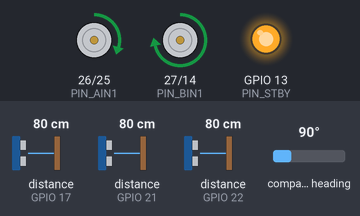
Simulated run of this sketch. Board: ESP32. On the bench: motor-driver pin pairs drawn as motors (green arrow = first pin HIGH = forward, orange = second pin HIGH = backward, longer = more drive, scaled by the enable pin, stopped while the standby pin is LOW), output pins drawn as LEDs (lit = HIGH). Wiring (inferred from the names in the program): 3 × ultrasonic range finder: trigger GPIO 4, echo GPIO 22 / trigger GPIO 5, echo GPIO 21 / trigger GPIO 16, echo GPIO 17; AS5600 angle sensor at I2C address 0x36. Inputs (shaded band) come from the test bench; at power-on: distance to the obstacle (sensors on GPIO 21, GPIO 22, GPIO 17) 80 cm, compass heading 90°. The echo pulse lasts 58.3 µs per cm; pins used as bus, display or sensor lines are not drawn; what the sketch prints to the serial monitor is not drawn.

Above: at 2.7 s.
2.8 s: distance to the obstacle (sensor on GPIO 21) set to 5 cm
4.3 s: distance to the obstacle (sensor on GPIO 21) set to 2 cm
At 4.62 s:
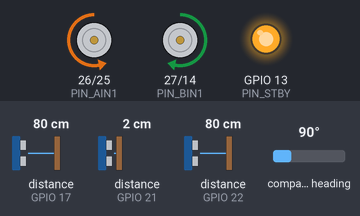
7.3 s: distance to the obstacle (sensor on GPIO 22) set to 34 cm
10.3 s: distance to the obstacle (sensor on GPIO 22) set to 28 cm
At 11.99 s:
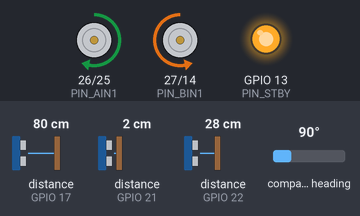
13.3 s: distance to the obstacle (sensor on GPIO 22) set to 35 cm
16.3 s: distance to the obstacle (sensor on GPIO 22) set to 2 cm
At 16.34 s:
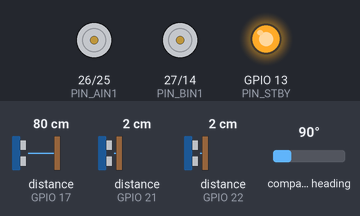
Timing chart, 0 to 20.3 s (numbered marks = the images above; inputs shaded):
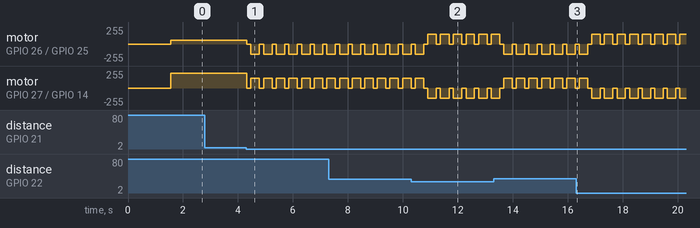

The sketch:

wall_follower_robot_AS5600_with_WebDashboard.ino
```cpp
/*
  ============================================================
  CENTERING WALL-FOLLOWER ROBOT — ESP32 + TB6612FNG
  ============================================================
  Behavior:
   - If a wall is detected on BOTH sides (corridor/maze), the
     robot compares left vs right distance and steers to stay
     centered between them.
   - If only the left wall is detected (open area on the right),
     it falls back to classic single-wall following at a fixed
     distance from the left wall.
   - A front sensor stops/turns the robot at dead ends.

  NEW IN THIS VERSION:
   - The ESP32 hosts its own WiFi network (SoftAP) and a small
     web dashboard showing live robot state, sensor distances,
     and wheel rotation (angle / revolutions / RPM per wheel).
     Connect to the AP below, then browse to the ESP32's IP.
   - Each AS5600 encoder's current position is captured at boot
     and treated as the 0° reference, so "angle" always restarts
     at 0 every time the robot is powered on.
  ============================================================
*/

// ---- TB6612FNG motor driver ----
#define PIN_STBY        13   // Standby (must be HIGH to drive motors)
#define PIN_AIN1        26   // Left motor  direction 1
#define PIN_AIN2        25   // Left motor  direction 2
#define PIN_PWMA        18   // Left motor  PWM
#define PIN_BIN1        27   // Right motor direction 1
#define PIN_BIN2        14   // Right motor direction 2
#define PIN_PWMB        19   // Right motor PWM

// ---- HC-SR04 ultrasonic sensors ----
#define PIN_TRIG_LEFT     4
#define PIN_ECHO_LEFT    22
#define PIN_TRIG_FRONT   5
#define PIN_ECHO_FRONT   21
#define PIN_TRIG_RIGHT   16
#define PIN_ECHO_RIGHT   17

// ---- AS5600 magnetic encoders (wheel odometry) ----
// Both AS5600 chips share the fixed I2C address 0x36, so each one
// gets its own hardware I2C bus (ESP32 has two: Wire and Wire1).
#include <Wire.h>
#define AS5600_ADDR       0x36
#define AS5600_REG_ANGLE  0x0E   // 12-bit filtered angle, 0-4095 counts/rev

#define PIN_ENC_L_SDA     32   // Left wheel encoder  (Wire  / I2C0)
#define PIN_ENC_L_SCL     33
#define PIN_ENC_R_SDA     15   // Right wheel encoder (Wire1 / I2C1)
#define PIN_ENC_R_SCL      0   // strapping pin — pull-up holds it HIGH, matches normal boot state

TwoWire I2C_ENC_R = TwoWire(1); // second hardware I2C peripheral

struct Encoder {
  TwoWire* bus;
  int32_t  lastRaw;     // last raw 0-4095 reading
  int64_t  totalCounts; // cumulative signed count, unwrapped across revolutions
  bool     ok;          // false if last read failed (magnet missing / wiring)
  uint16_t zeroRaw;     // raw angle captured at power-on — the "0 deg" reference
};

Encoder encL = { &Wire,      0, 0, false, 0 };
Encoder encR = { &I2C_ENC_R, 0, 0, false, 0 };

// ---- WiFi + web dashboard ----
#include <WiFi.h>
#include <WebServer.h>

const char* AP_SSID = "WallFollowerRobot";  // network the ESP32 creates
const char* AP_PASS = "robot1234";          // must be 8+ chars for WPA2

WebServer server(80);

// Snapshot of everything the dashboard shows, refreshed every loop() pass.
struct RobotStatus {
  String stateLabel  = "Starting...";
  String stateClass  = "stop";     // css class: center | left | turn | stop
  String mode        = "-";        // CENTERING | LEFT-WALL | OBSTACLE
  float  leftDist    = 0, rightDist = 0, frontDist = 0;
  bool   rightWallPresent = false;
  float  error       = 0;
  int    leftSpeed   = 0, rightSpeed = 0;
  bool   encLOk      = false, encROk = false;
  float  angleL      = 0, angleR = 0;   // degrees, relative to power-on position
  float  revL        = 0, revR   = 0;   // total revolutions since power-on
  float  rpmL        = 0, rpmR   = 0;
};
RobotStatus status;

// ---------------- Tunable parameters ----------------
const float MAX_DISTANCE_CM   = 30.0;  // treat anything beyond this as "no wall"
const float WALL_PRESENT_CM   = 10.0;  // right distance below this => "right wall exists" => centering mode
const float DESIRED_LEFT_CM   = 6.0;  // setpoint used ONLY in single-wall (left) mode
const float FRONT_STOP_CM     = 4.0;  // stop/turn if something this close in front

const int   BASE_SPEED  = 150;   // 0-255 PWM, forward cruising speed
const int   MAX_SPEED   = 220;
const int   MIN_SPEED   = 60;

// PID gains — tune these for your robot/sensors
float Kp = 8.0;
float Ki = 0.0;
float Kd = 1.0;

float integral = 0.0;
float lastError = 0.0;
unsigned long lastTime = 0;

// ---------------- Forward declarations ----------------
void handleRoot();
void handleData();
float encoderAngleDeg(const Encoder &enc);

// Reprints the dashboard address periodically so it doesn't get lost
// under the continuous sensor/encoder debug spam once the robot starts.
unsigned long lastDashboardReminder = 0;
void printDashboardBanner() {
  Serial.println();
  Serial.println("========================================");
  Serial.println("   WALL-FOLLOWER ROBOT — WEB DASHBOARD");
  Serial.println("========================================");
  Serial.print  ("  WiFi network : "); Serial.println(AP_SSID);
  Serial.print  ("  WiFi password: "); Serial.println(AP_PASS);
  Serial.print  ("  Dashboard URL: http://"); Serial.println(WiFi.softAPIP());
  Serial.println("========================================");
  Serial.println();
}

// ---------------- Setup ----------------
void setup() {
  // Bring Serial up first and give the monitor a moment to attach so
  // the WiFi banner below isn't missed.
  Serial.begin(115200);
  delay(1500);

  // ---- STEP 1: connect WiFi FIRST, before anything else starts ----
  Serial.println("Starting WiFi access point...");
  WiFi.mode(WIFI_AP);
  bool apOk = WiFi.softAP(AP_SSID, AP_PASS);

  // softAP() is normally instant, but wait/retry briefly just in case
  // so we never fall through to "robot start" without a valid IP.
  unsigned long apWaitStart = millis();
  while ((!apOk || WiFi.softAPIP() == IPAddress(0, 0, 0, 0)) && millis() - apWaitStart < 5000) {
    delay(200);
    apOk = WiFi.softAP(AP_SSID, AP_PASS);
  }

  server.on("/", handleRoot);
  server.on("/data", handleData);
  server.begin();

  printDashboardBanner();
  lastDashboardReminder = millis();

  // ---- STEP 2: now that WiFi + the dashboard are up, start the robot ----
  Serial.println("WiFi ready — starting robot hardware...");

  pinMode(PIN_TRIG_LEFT, OUTPUT);  pinMode(PIN_ECHO_LEFT, INPUT);
  pinMode(PIN_TRIG_RIGHT, OUTPUT); pinMode(PIN_ECHO_RIGHT, INPUT);
  pinMode(PIN_TRIG_FRONT, OUTPUT); pinMode(PIN_ECHO_FRONT, INPUT);

  pinMode(PIN_STBY, OUTPUT);
  pinMode(PIN_AIN1, OUTPUT); pinMode(PIN_AIN2, OUTPUT); pinMode(PIN_PWMA, OUTPUT);
  pinMode(PIN_BIN1, OUTPUT); pinMode(PIN_BIN2, OUTPUT); pinMode(PIN_PWMB, OUTPUT);

  digitalWrite(PIN_STBY, HIGH); // enable the driver (LOW = low-power standby, motors off)

  Wire.begin(PIN_ENC_L_SDA, PIN_ENC_L_SCL, 400000);
  I2C_ENC_R.begin(PIN_ENC_R_SDA, PIN_ENC_R_SCL, 400000);

  // Prime lastRaw so the first update() doesn't see a huge fake jump,
  // AND capture that same reading as zeroRaw so the wheel's current
  // physical position becomes the 0° reference for THIS power cycle.
  uint16_t r0 = readAS5600Raw(*encL.bus);
  if (r0 != 0xFFFF) { encL.lastRaw = r0; encL.zeroRaw = r0; encL.ok = true; }
  uint16_t r1 = readAS5600Raw(*encR.bus);
  if (r1 != 0xFFFF) { encR.lastRaw = r1; encR.zeroRaw = r1; encR.ok = true; }
  Serial.println("AS5600: wheel angles zeroed at current position (boot reference = 0 deg).");

  lastTime = millis();
}

// ---------------- AS5600 encoder reading ----------------
// Returns raw angle 0-4095, or 0xFFFF on I2C error (no ACK, magnet missing, etc.)
uint16_t readAS5600Raw(TwoWire &bus) {
  bus.beginTransmission(AS5600_ADDR);
  bus.write(AS5600_REG_ANGLE);
  if (bus.endTransmission(false) != 0) return 0xFFFF;
  if (bus.requestFrom((int)AS5600_ADDR, 2) != 2) return 0xFFFF;
  uint16_t hi = bus.read();
  uint16_t lo = bus.read();
  return ((hi << 8) | lo) & 0x0FFF;
}

// Updates cumulative count for one encoder, handling 0/4095 wraparound
void updateEncoder(Encoder &enc) {
  uint16_t raw = readAS5600Raw(*enc.bus);
  if (raw == 0xFFFF) { enc.ok = false; return; }
  enc.ok = true;

  int32_t diff = (int32_t)raw - enc.lastRaw;
  if (diff > 2048)  diff -= 4096;   // wrapped forward past 4095->0
  if (diff < -2048) diff += 4096;   // wrapped backward past 0->4095

  enc.totalCounts += diff;
  enc.lastRaw = raw;
}

// Wheel angle in degrees, relative to the position captured at power-on (0-360).
float encoderAngleDeg(const Encoder &enc) {
  int32_t rel = (int32_t)enc.lastRaw - (int32_t)enc.zeroRaw;
  rel %= 4096;
  if (rel < 0) rel += 4096;
  return rel * (360.0 / 4096.0);
}

// ---------------- Ultrasonic read (cm), with timeout ----------------
float readDistanceCM(int trigPin, int echoPin) {
  digitalWrite(trigPin, LOW);
  delayMicroseconds(2);
  digitalWrite(trigPin, HIGH);
  delayMicroseconds(10);
  digitalWrite(trigPin, LOW);

  // 25000us timeout ~ 4m range; returns 0 if no echo (out of range)
  long duration = pulseIn(echoPin, HIGH, 25000UL);
  if (duration == 0) return MAX_DISTANCE_CM; // no echo -> treat as far / no wall

  float distance = (duration * 0.0343) / 2.0; // speed of sound = 343 m/s
  if (distance > MAX_DISTANCE_CM) distance = MAX_DISTANCE_CM;
  return distance;
}

// ---------------- Motor control (TB6612FNG) ----------------
// speed: -255..255 (negative = reverse, 0 = coast/stop)
void setMotor(int in1, int in2, int pwmPin, int speed) {
  speed = constrain(speed, -255, 255);

  if (speed > 0) {
    digitalWrite(in1, HIGH);
    digitalWrite(in2, LOW);
  } else if (speed < 0) {
    digitalWrite(in1, LOW);
    digitalWrite(in2, HIGH);
  } else {
    digitalWrite(in1, LOW);
    digitalWrite(in2, LOW); // coast
  }

  analogWrite(pwmPin, abs(speed)); // 0-255 duty cycle
}

void setMotors(int leftSpeed, int rightSpeed) {
  setMotor(PIN_AIN1, PIN_AIN2, PIN_PWMA, leftSpeed);
  setMotor(PIN_BIN1, PIN_BIN2, PIN_PWMB, rightSpeed);
}

void stopMotors() {
  setMotors(0, 0);
}

// ---------------- Web dashboard ----------------
const char INDEX_HTML[] PROGMEM = R"HTML(
<!DOCTYPE html>
<html>
<head>
<meta charset="UTF-8">
<meta name="viewport" content="width=device-width, initial-scale=1">
<title>Wall Follower Robot</title>
<style>
  body { font-family: -apple-system, Arial, sans-serif; background:#111; color:#eee; margin:0; padding:16px; }
  h1 { font-size:1.25em; text-align:center; color:#4fd1c5; margin-bottom:16px; }
  .grid { display:grid; grid-template-columns: repeat(auto-fit, minmax(220px,1fr)); gap:12px; max-width:900px; margin:0 auto; }
  .card { background:#1c1c1c; border-radius:10px; padding:14px 16px; box-shadow:0 2px 6px rgba(0,0,0,.4); }
  .card h2 { font-size:0.9em; margin:0 0 8px; color:#4fd1c5; text-transform:uppercase; letter-spacing:.5px; }
  .row { display:flex; justify-content:space-between; padding:3px 0; font-size:0.95em; border-bottom:1px solid #2a2a2a; }
  .row:last-child { border-bottom:none; }
  .val { font-weight:600; color:#fff; }
  .state { text-align:center; font-size:1.3em; font-weight:700; padding:10px; border-radius:8px; margin:0 auto 16px; max-width:900px; }
  .state.center { background:#22543d; color:#9ae6b4; }
  .state.left   { background:#2c5282; color:#bee3f8; }
  .state.turn   { background:#7b341e; color:#fbd38d; }
  .state.stop   { background:#742a2a; color:#feb2b2; }
  .ok  { color:#68d391; }
  .err { color:#fc8181; }
  footer { text-align:center; margin-top:16px; font-size:0.75em; color:#666; }
</style>
</head>
<body>
<h1>Wall Follower Robot &mdash; Live Status</h1>
<div id="state" class="state">Loading...</div>
<div class="grid">
  <div class="card">
    <h2>Distance Sensors</h2>
    <div class="row"><span>Left</span><span class="val" id="dl">--</span></div>
    <div class="row"><span>Front</span><span class="val" id="df">--</span></div>
    <div class="row"><span>Right</span><span class="val" id="dr">--</span></div>
    <div class="row"><span>Right wall detected</span><span class="val" id="rw">--</span></div>
  </div>
  <div class="card">
    <h2>Steering / PID</h2>
    <div class="row"><span>Mode</span><span class="val" id="mode">--</span></div>
    <div class="row"><span>Error</span><span class="val" id="err">--</span></div>
    <div class="row"><span>Left motor speed</span><span class="val" id="ls">--</span></div>
    <div class="row"><span>Right motor speed</span><span class="val" id="rs">--</span></div>
  </div>
  <div class="card">
    <h2>Left Wheel (AS5600)</h2>
    <div class="row"><span>Status</span><span class="val" id="lok">--</span></div>
    <div class="row"><span>Angle (since power-on)</span><span class="val" id="langle">--</span></div>
    <div class="row"><span>Revolutions</span><span class="val" id="lrev">--</span></div>
    <div class="row"><span>RPM</span><span class="val" id="lrpm">--</span></div>
  </div>
  <div class="card">
    <h2>Right Wheel (AS5600)</h2>
    <div class="row"><span>Status</span><span class="val" id="rok">--</span></div>
    <div class="row"><span>Angle (since power-on)</span><span class="val" id="rangle">--</span></div>
    <div class="row"><span>Revolutions</span><span class="val" id="rrev">--</span></div>
    <div class="row"><span>RPM</span><span class="val" id="rrpm">--</span></div>
  </div>
</div>
<footer>Auto-refreshing every 400&nbsp;ms &middot; served from the ESP32's own WiFi access point</footer>
<script>
async function poll(){
  try{
    const r = await fetch('/data');
    const d = await r.json();
    const st = document.getElementById('state');
    st.textContent = d.state;
    st.className = 'state ' + d.stateClass;
    document.getElementById('dl').textContent = d.leftDist.toFixed(1) + ' cm';
    document.getElementById('df').textContent = d.frontDist.toFixed(1) + ' cm';
    document.getElementById('dr').textContent = d.rightDist.toFixed(1) + ' cm';
    document.getElementById('rw').textContent = d.rightWallPresent ? 'Yes' : 'No';
    document.getElementById('mode').textContent = d.mode;
    document.getElementById('err').textContent = d.error.toFixed(2);
    document.getElementById('ls').textContent = d.leftSpeed;
    document.getElementById('rs').textContent = d.rightSpeed;
    document.getElementById('lok').innerHTML = d.encLOk ? '<span class="ok">OK</span>' : '<span class="err">ERROR</span>';
    document.getElementById('langle').textContent = d.angleL.toFixed(1) + ' deg';
    document.getElementById('lrev').textContent = d.revL.toFixed(2);
    document.getElementById('lrpm').textContent = d.rpmL.toFixed(1);
    document.getElementById('rok').innerHTML = d.encROk ? '<span class="ok">OK</span>' : '<span class="err">ERROR</span>';
    document.getElementById('rangle').textContent = d.angleR.toFixed(1) + ' deg';
    document.getElementById('rrev').textContent = d.revR.toFixed(2);
    document.getElementById('rrpm').textContent = d.rpmR.toFixed(1);
  }catch(e){ /* ignore a dropped poll, try again */ }
  setTimeout(poll, 400);
}
poll();
</script>
</body>
</html>
)HTML";

void handleRoot() {
  server.send_P(200, "text/html", INDEX_HTML);
}

void handleData() {
  String json = "{";
  json += "\"state\":\""      + status.stateLabel + "\",";
  json += "\"stateClass\":\"" + status.stateClass + "\",";
  json += "\"leftDist\":"     + String(status.leftDist, 2) + ",";
  json += "\"rightDist\":"    + String(status.rightDist, 2) + ",";
  json += "\"frontDist\":"    + String(status.frontDist, 2) + ",";
  json += "\"rightWallPresent\":" + String(status.rightWallPresent ? "true" : "false") + ",";
  json += "\"mode\":\""       + status.mode + "\",";
  json += "\"error\":"        + String(status.error, 2) + ",";
  json += "\"leftSpeed\":"    + String(status.leftSpeed) + ",";
  json += "\"rightSpeed\":"   + String(status.rightSpeed) + ",";
  json += "\"encLOk\":"       + String(status.encLOk ? "true" : "false") + ",";
  json += "\"encROk\":"       + String(status.encROk ? "true" : "false") + ",";
  json += "\"angleL\":"       + String(status.angleL, 2) + ",";
  json += "\"angleR\":"       + String(status.angleR, 2) + ",";
  json += "\"revL\":"         + String(status.revL, 3) + ",";
  json += "\"revR\":"         + String(status.revR, 3) + ",";
  json += "\"rpmL\":"         + String(status.rpmL, 2) + ",";
  json += "\"rpmR\":"         + String(status.rpmR, 2);
  json += "}";
  server.send(200, "application/json", json);
}

// ---------------- Main loop ----------------
void loop() {
  server.handleClient(); // service the dashboard — cheap no-op if nobody's connected

  // Reprint the dashboard address every 10s so it's easy to spot even
  // if the Serial Monitor was opened after boot and missed the banner.
  if (millis() - lastDashboardReminder > 10000) {
    printDashboardBanner();
    lastDashboardReminder = millis();
  }

  float leftDist  = readDistanceCM(PIN_TRIG_LEFT,  PIN_ECHO_LEFT);
  float rightDist = readDistanceCM(PIN_TRIG_RIGHT, PIN_ECHO_RIGHT);
  float frontDist = readDistanceCM(PIN_TRIG_FRONT, PIN_ECHO_FRONT);

  // --- Dead-end / obstacle handling ---
  if (frontDist < FRONT_STOP_CM) {
    status.leftDist  = leftDist;
    status.rightDist = rightDist;
    status.frontDist = frontDist;
    status.mode       = "OBSTACLE";
    status.stateLabel = "Turning at obstacle";
    status.stateClass = "turn";

    stopMotors();
    delay(150);
    // Turn toward the side with more room
    if (rightDist > leftDist) {
      setMotors(150, -150);  // pivot right
      status.leftSpeed = 150; status.rightSpeed = -150;
    } else {
      setMotors(-150, 150);  // pivot left
      status.leftSpeed = -150; status.rightSpeed = 150;
    }
    delay(300);
    integral = 0; lastError = 0; // reset PID after a hard maneuver
    return;
  }

  // --- Choose mode and compute error ---
  bool rightWallPresent = (rightDist < WALL_PRESENT_CM);
  float error;

  if (rightWallPresent) {
    // CENTERING MODE: balance distance to both walls.
    // error > 0  => closer to RIGHT wall => steer left
    // error < 0  => closer to LEFT wall  => steer right
    error = leftDist - rightDist;
  } else {
    // SINGLE-WALL (LEFT) FOLLOWING MODE:
    // too close to left wall => steer right (away from it)
    // too far from left wall => steer left (toward it)
    error = -(DESIRED_LEFT_CM - leftDist); // sign convention matched to centering mode
  }

  // --- PID ---
  unsigned long now = millis();
  float dt = (now - lastTime) / 1000.0;
  if (dt <= 0) dt = 0.001;

  // --- Encoder update (wheel odometry) ---
  int64_t prevCountsL = encL.totalCounts;
  int64_t prevCountsR = encR.totalCounts;
  updateEncoder(encL);
  updateEncoder(encR);
  const float COUNTS_PER_REV = 4096.0;
  float rpmL = ((encL.totalCounts - prevCountsL) / COUNTS_PER_REV) * (60.0 / dt);
  float rpmR = ((encR.totalCounts - prevCountsR) / COUNTS_PER_REV) * (60.0 / dt);

  integral += error * dt;
  integral = constrain(integral, -50, 50); // anti-windup clamp
  float derivative = (error - lastError) / dt;

  float correction = Kp * error + Ki * integral + Kd * derivative;

  lastError = error;
  lastTime = now;

  // correction > 0 => steer left (slow left wheel, speed up right wheel)
  // correction < 0 => steer right
  int leftSpeed  = BASE_SPEED - correction;
  int rightSpeed = BASE_SPEED + correction;

  leftSpeed  = constrain(leftSpeed,  MIN_SPEED, MAX_SPEED);
  rightSpeed = constrain(rightSpeed, MIN_SPEED, MAX_SPEED);

  setMotors(leftSpeed, rightSpeed);

  // --- Update dashboard snapshot ---
  status.leftDist        = leftDist;
  status.rightDist       = rightDist;
  status.frontDist       = frontDist;
  status.rightWallPresent = rightWallPresent;
  status.mode            = rightWallPresent ? "CENTERING" : "LEFT-WALL";
  status.stateLabel       = rightWallPresent ? "Following: centering" : "Following: left wall";
  status.stateClass       = rightWallPresent ? "center" : "left";
  status.error            = error;
  status.leftSpeed        = leftSpeed;
  status.rightSpeed       = rightSpeed;
  status.encLOk           = encL.ok;
  status.encROk           = encR.ok;
  status.angleL           = encoderAngleDeg(encL);
  status.angleR           = encoderAngleDeg(encR);
  status.revL             = encL.totalCounts / COUNTS_PER_REV;
  status.revR             = encR.totalCounts / COUNTS_PER_REV;
  status.rpmL             = rpmL;
  status.rpmR             = rpmR;

  // --- Debug ---
  Serial.print("L:"); Serial.print(leftDist);
  Serial.print(" R:"); Serial.print(rightDist);
  Serial.print(" F:"); Serial.print(frontDist);
  Serial.print(" Mode:"); Serial.print(rightWallPresent ? "CENTER" : "LEFT-ONLY");
  Serial.print(" err:"); Serial.print(error);
  Serial.print(" Lspd:"); Serial.print(leftSpeed);
  Serial.print(" Rspd:"); Serial.print(rightSpeed);
  Serial.print(" | EncL:"); Serial.print(encL.ok ? String(encL.totalCounts) : "ERR");
  Serial.print(" AngL:"); Serial.print(status.angleL, 1);
  Serial.print(" RPM:"); Serial.print(rpmL, 1);
  Serial.print(" EncR:"); Serial.print(encR.ok ? String(encR.totalCounts) : "ERR");
  Serial.print(" AngR:"); Serial.print(status.angleR, 1);
  Serial.print(" RPM:"); Serial.println(rpmR, 1);

  delay(20); // small loop delay for sensor settling
}
```

Measured:
- the behaviour switches between 4 and 3 cm on distance to the obstacle (sensor on GPIO 21) (found by bisection; images 0 and 1)
- the behaviour switches between 31 and 30 cm on distance to the obstacle (sensor on GPIO 22) (found by bisection; images 1 and 2)
- after the input at 2.8 s, every drawn part: stays the same
- after the input at 4.3 s, motor on GPIO 26 (PIN_AIN1) / GPIO 25 (PIN_AIN2): alternates backward 150/255 for 0.31 s and stopped for 0.15 s, starting at once; motor on GPIO 27 (PIN_BIN1) / GPIO 14 (PIN_BIN2): alternates forward 150/255 for 0.31 s and stopped for 0.15 s, starting at once
